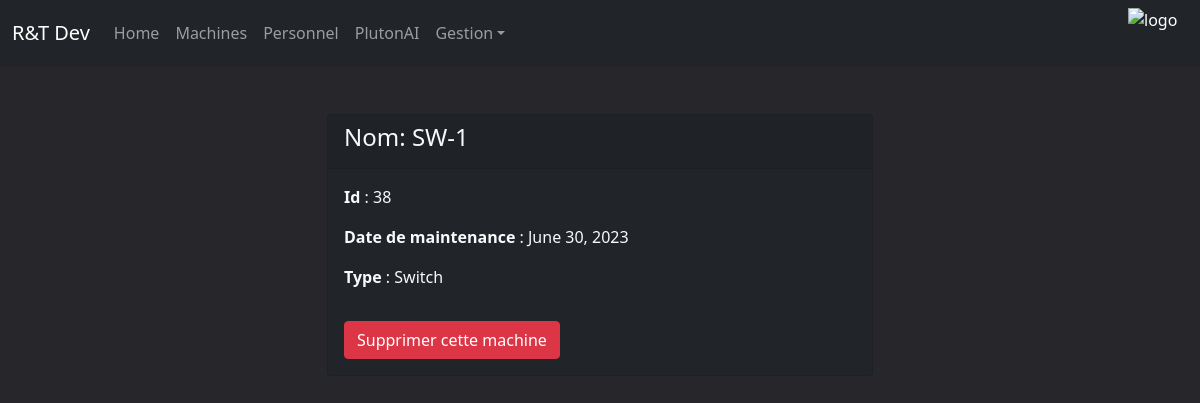
The app's page /machine/38 with its own data.
### computerApp/models.py (models this page shows, shortened)
class Machine(models.Model):
    TYPES = (
        ('PC', ('PC - Run windows')),
        ('Mac', ('Mac - Run MacOS')),
        ('Serveur', ('Serveur - Simple Server to deploy Virtual Machines')),
        ('Switch', ('Switch - Maintains and connect servers')),
    )
    id = models.AutoField(primary_key=True,editable=False)
    nom = models.CharField(max_length=32)
    maintenanceDate = models.DateField(default=datetime.now())
    mach = models.CharField(max_length=32, choices=TYPES, default='PC')

### computerApp/views.py (the view)
# urls.py: path('machine/<pk>', views.machine_detail_view, name='machine-detail'),
def machine_detail_view(request, pk):
	machine = get_object_or_404(Machine, id=pk)
	context={'machine': machine}
	return render(request, 'computerApp/machine_detail.html', context)

### computerApp/templates/computerApp/machine_detail.html (shortened to what this page needs)
{% extends "index.html" %}
{% block content %}
<div class="container my-5">
  <div class="row justify-content-center">
    <div class="col-md-6">
      <div class="card bg-dark text-light">
        <div class="card-header">
          <h4>Nom: {{ machine.nom }}</h4>
        </div>
        <div class="card-body">
          <p><strong>Id</strong> : {{ machine.id }}</p>
          <p><strong>Date de maintenance</strong> : {{ machine.maintenanceDate }}</p>
          <p><strong>Type</strong> : {{ machine.mach }}</p>
          <form action="{% url 'delete_machine' machine.id %}" method="post">
            <button type="submit" class="btn btn-danger mt-3">Supprimer cette machine</button>
          </form>
        </div>
      </div>
    </div>
  </div>
</div>
{% endblock %}

### computerApp/static/css/styles.css (style rules this page uses)
body { background-color: #27272b; color: #fff; }
.card { background-color: #212529; }
.card button { margin-top: 3%; }

### records on screen
Machine: nom "SW-1", id "38", maintenanceDate "June 30, 2023", mach "Switch"
